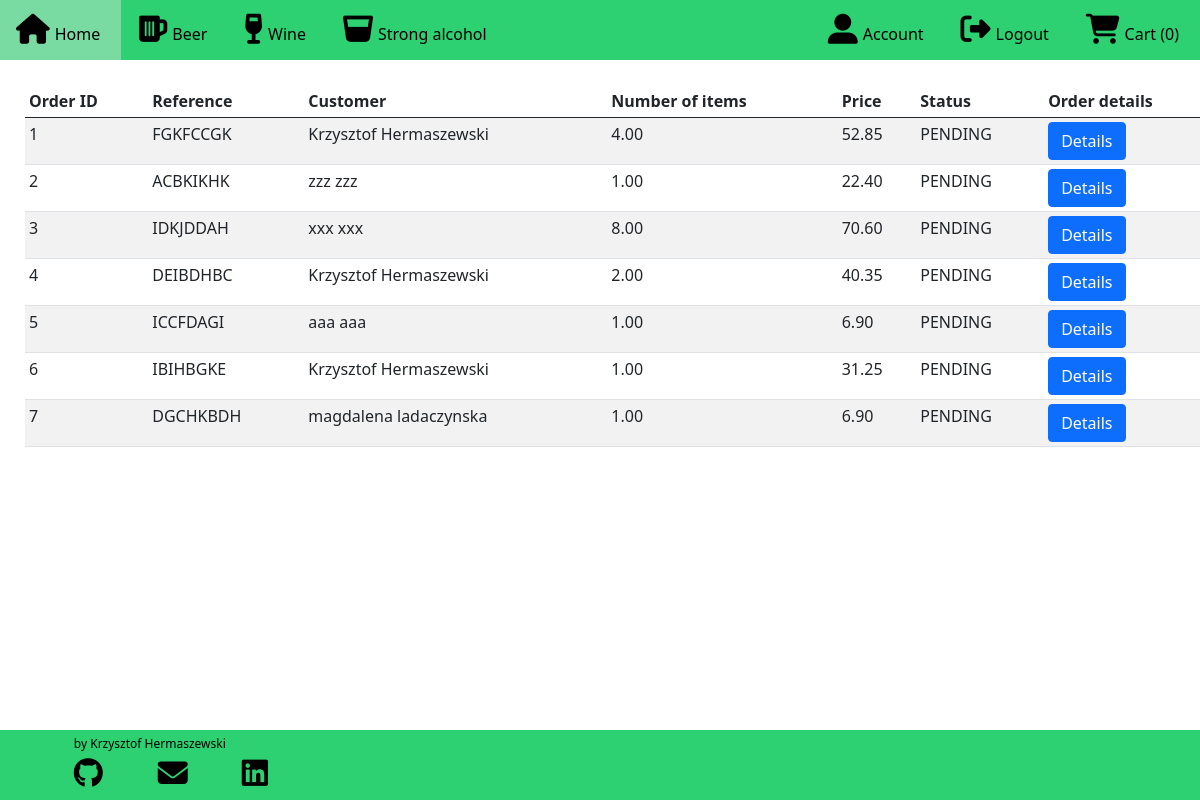
Page /admin/orders (signed in) on the committed database.
### alco_taxi/models.py (models this page shows)
class Order(db.Model):
    id = db.Column(db.Integer, primary_key=True)
    order_time = db.Column(db.DateTime, nullable=False, default= datetime.datetime.now())
    customer_id = db.Column(db.Integer)
    reference = db.Column(db.String(10))
    first_name = db.Column(db.String(25))
    surname = db.Column(db.String(25))
    email = db.Column(db.String(100))
    phone_number = db.Column(db.Integer)
    street = db.Column(db.String(50))
    house_number = db.Column(db.String(10))
    city = db.Column(db.String(50))
    area_code = db.Column(db.String(10))
    status = db.Column(db.String(10))
    items = db.relationship('Order_Item', backref='order', lazy=True)
    def order_total(self):
        return db.session.query(db.func.sum(Order_Item.quantity * Product.price)).join(Product).filter(Order_Item.order_id == self.id).scalar()
    def order_quantity(self):
        return db.session.query(db.func.sum(Order_Item.quantity)).join(Product).filter(Order_Item.order_id == self.id).scalar()

### alco_taxi/routes.py (the view)
@app.route('/admin/orders')
def admin_orders_list():
    if current_user.is_authenticated and current_user.username == 'admin':
       orders = Order.query.all()
       return render_template("admin_orders.html", orders=orders)
    else:
        flash(f"You don't have access to this section",'danger')
        return render_template("home.html")

### alco_taxi/models.py (called while the page is built)
@login_manager.user_loader
def load_user(user_id):
    return User.query.get(int(user_id))

### alco_taxi/routes.py (called while the page is built)
@app.context_processor
def context_processor():
    products = Product.query.all()
    return dict(products=products)

### alco_taxi/templates/admin_orders.html (shortened to what this page needs)
{% extends "base.html" %}
{% block content %}
<div class="conteiner">
    <table class="table table-striped table-sm">
    <thead>
        <th>Order ID</th>
        <th>Reference</th>
        <th>Customer </th>
        <th>Number of items</th>
        <th>Price</th>
        <th>Status</th>
        <th>Order details</th>
    </thead>
    <tbody>
        {% for order in orders %}
        <tr>
            <td>{{ order.id }}</td>
            <td>{{ order.reference }}</td>
            <td>{{ order.first_name + ' ' + order.surname }}</td>
            <td>{{ "%.2f"|format(order.order_quantity()) }}</td>
            <td>{{ "%.2f"|format(order.order_total()) }}</td>
            <td>{{ order.status }}</td>
            <td><a href="{{url_for('admin_orders', order_id=order.id)}}" class="btn btn-primary">Details</a></td>
        </tr>
        {% endfor %}
    </tbody>
    </table>
</div>
{% endblock content %}

### alco_taxi/static/style.css (style rules this page uses)
table { margin: 25px; }
body { overflow-x: hidden; }

### rows in the picture
Order: id "1", reference "FGKFCCGK", first_name+surname "Krzysztof Hermaszewski", order_quantity "4.00", order_total "52.85", status "PENDING"
Order: id "2", reference "ACBKIKHK", first_name+surname "zzz zzz", order_quantity "1.00", order_total "22.40", status "PENDING"
Order: id "3", reference "IDKJDDAH", first_name+surname "xxx xxx", order_quantity "8.00", order_total "70.60", status "PENDING"
Order: id "4", reference "DEIBDHBC", first_name+surname "Krzysztof Hermaszewski", order_quantity "2.00", order_total "40.35", status "PENDING"
Order: id "5", reference "ICCFDAGI", first_name+surname "aaa aaa", order_quantity "1.00", order_total "6.90", status "PENDING"
Order: id "6", reference "IBIHBGKE", first_name+surname "Krzysztof Hermaszewski", order_quantity "1.00", order_total "31.25", status "PENDING"
Order: id "7", reference "DGCHKBDH", first_name+surname "magdalena ladaczynska", order_quantity "1.00", order_total "6.90", status "PENDING"

### other values in the picture
{{ session['cart']|length }} "0"
